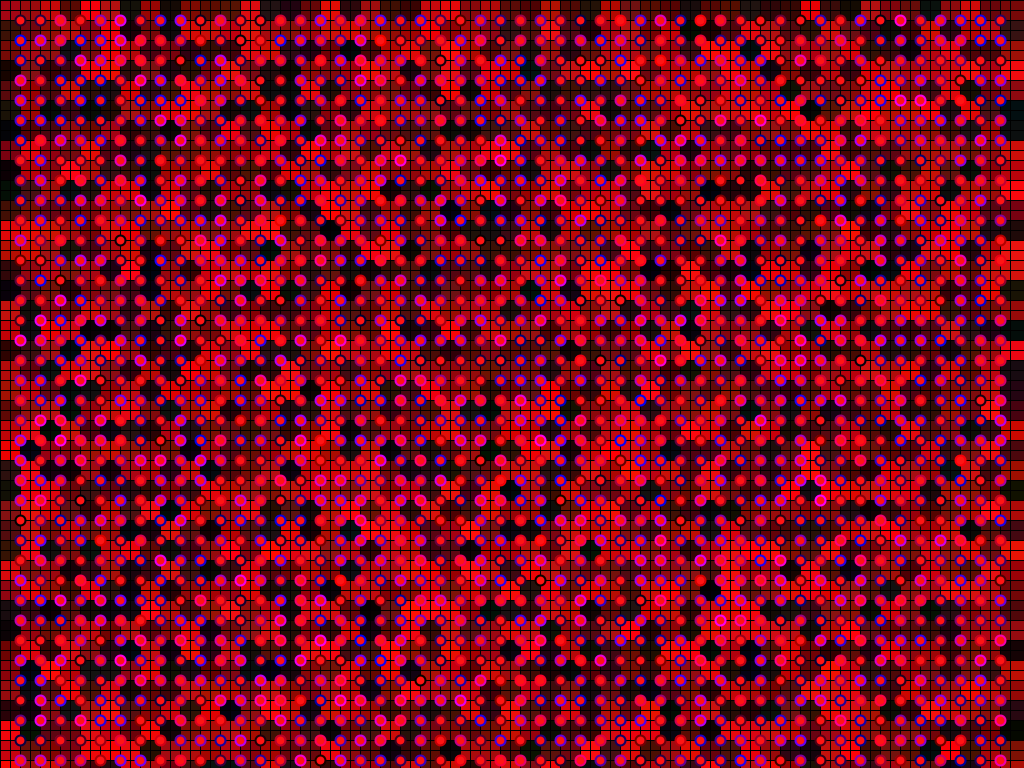
Frame 1 (no input)
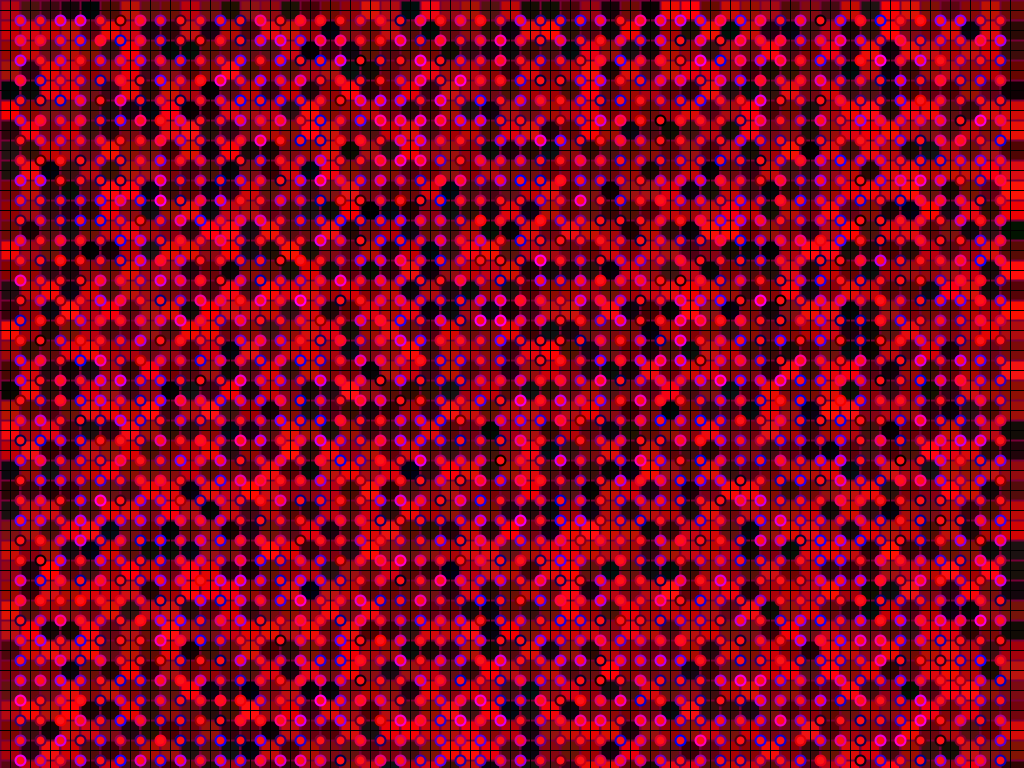
Frame 60 (the mouse pressed at the canvas centre just before this capture)
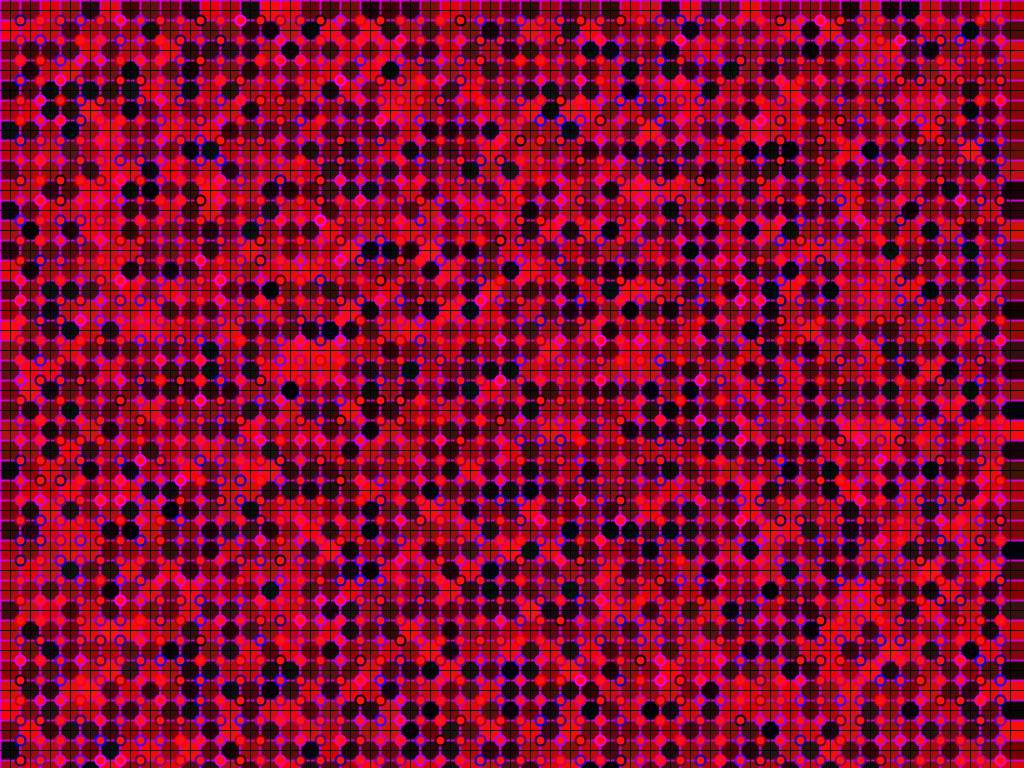
Frame 120 (the mouse held since frame 60 and released just before this capture)

The Processing sketch that drew these frames (run headless with seeded random() and noise(); from frame 60 on, the mouse is pressed at the canvas centre):

// Processing sketch: s02t01maite
// ── s02t01maite.pde
//semana 02 entrega 01
//Expresión Digital
//Maite Iturriaga

int x;
int i;
int j;

void setup() {
  size(1024, 768);
  background(255);
}

void draw() {

  
  for (int i = 0; i <=width-20; i = i+20) {
    for (int j = 0; j <=height+20; j = j+20) {
      fill(random(255),random(20),random(20));

      rect( i, j, i+20 , j+20); //cuadrado
    

      //<= menor o igual
    }
  }  

  for (int i = 10; i <=width-10; i = i+20) {
    for (int j = 10; j <=height-10; j = j+20) {
      stroke(0);
      strokeWeight(1);

      line( i, 0, i , width); //para hacer cruces
      line( 0, j, width , j); //para hacer cruces

      //<= menor o igual
    }
  }



  for (int i = 20; i < width-20; i = i+20) {
    for (int j = 20; j <=width -20; j = j+20) {
      fill(255, 20, 20);
      stroke(random(255),random(0), random(255));
      strokeWeight(2);

      ellipse( i, j, 10, 10); //primeros posición segundos tamaños.
        
      //<= menor o igual
    }
  }
}
